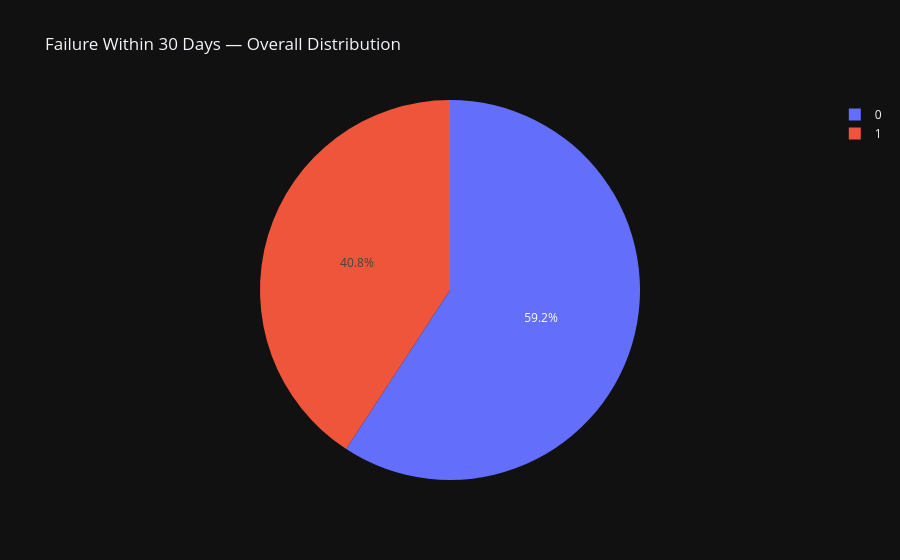

Here is the notebook cell this chart was saved with:
### Markdown cell above
## Failure distribution

### Code cell
px.pie(df, names='Failure_Within_30_Days', title='Failure Within 30 Days — Overall Distribution')

### Figure 1 — Plotly figure (JSON) as saved in the notebook; plotly's stock layout.template omitted (floating-point values rounded to 4 significant figures; data arrays with more than 128 entries replaced by an {"elided": "..."} marker saying what was removed)
{"data": [{"domain": {"x": [0.0, 1.0], "y": [0.0, 1.0]}, "hovertemplate": "Failure_Within_30_Days=%{label}<extra></extra>", "labels": {"elided": "22440 int values"}, "legendgroup": "", "name": "", "showlegend": true, "type": "pie"}], "layout": {"legend": {"tracegroupgap": 0}, "title": {"text": "Failure Within 30 Days — Overall Distribution"}}}
